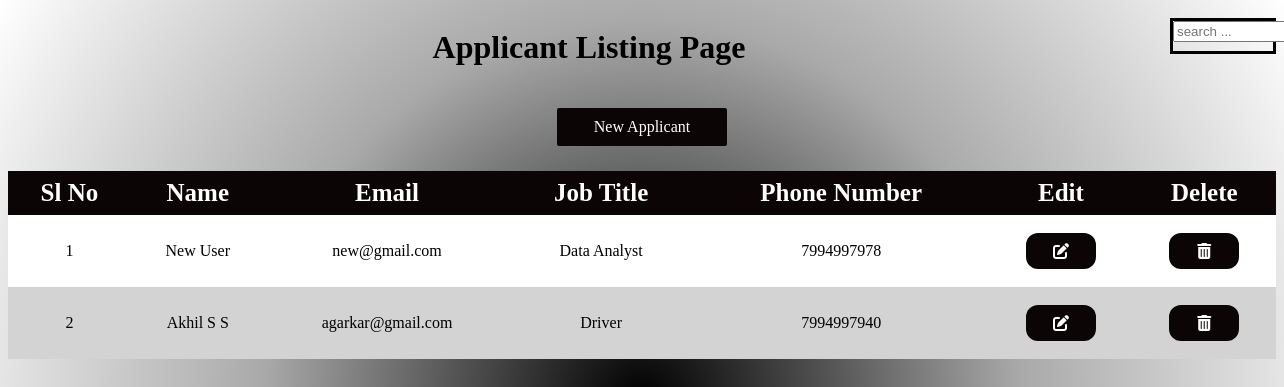
Screenshot of /jobapp/ with the database file from the repository.
### jobapp/models.py (models this page shows, shortened)
class JobApplicationModel(models.Model):
    GENDER_CHOICES = [
        ('male', 'Male'),
        ('female', 'Female'),
        ('others', 'Others'),
    ]
    JOB_TYPE_CHOICES = [
        ('','please select an option'),
        ('Software Engineer', 'Software Engineer'),
        ('Teacher', 'Teacher'),
        ('Driver', 'Driver'),
        ('Data Analyst', 'Data Analyst'),
        ('Cloud Engineer', 'Cloud Engineer'),
    ]
    EXPERIENCE_CHOICES = [
        ('','please select an option'),
        ('0-1 years', '0-1 years'),
        ('1-2 years', '1-2 years'),
        ('2-4 years', '2-4 years'),
        ('4-5 years', '4-5 years'),
        ('5+ years', '5+ years'),
    ]
    COUNTRY_CODE_CHOICES = [
        ('+91', '+91'),
        ('+7', '+7'),
    ]
    fullname = models.CharField(max_length=100,validators=[validate_fullname])
    email = models.EmailField(max_length=100,validators=[validate_email])
    dob = models.DateField(validators=[validate_Dob])
    phonenumber = models.CharField(max_length=15,validators=[validate_phone_number])
    gender = models.CharField(max_length=10, choices=GENDER_CHOICES,default=None)
    job_type = models.CharField(max_length=50, choices=JOB_TYPE_CHOICES,validators=[validate_job_type])
    experience_type = models.CharField(max_length=20, choices=EXPERIENCE_CHOICES,default=None,validators=[validate_experience_type])
    address = models.CharField(max_length=100)
    address2 = models.CharField(max_length=100)
    city = models.CharField(max_length=50)
    pincode = models.CharField(max_length=10)
    state = models.CharField(max_length=50)
    country = models.CharField(max_length=50,blank=True, null=True)
    countrycode = models.CharField(max_length=3, choices=COUNTRY_CODE_CHOICES, default='+91', blank=True, null=True)

### jobapp/views.py (the view)
# urls.py: path('', views.JobListView.as_view(), name='listing'),
class JobListView(ListView):
    model = JobApplicationModel
    template_name = 'Listing.html'
    context_object_name = 'data'
    ordering = ['-id'] #listing page ordering by LIFO principle

### jobapp/templates/Listing.html (shortened to what this page needs)
{% load static %}
<html>
<head>
    <link rel="stylesheet" href="{% static 'css/listing.css' %}">
</head>
<body>
     <link rel="stylesheet" href="https://cdnjs.cloudflare.com/ajax/libs/font-awesome/6.0.0/css/all.min.css">
     <div class="search">
     <input type=text placeholder="search ..." >
     </div>
    <div class="heading">
    <h1 >Applicant Listing Page</h1>
    </div>
        <a href="{% url 'newuser' %}" class="add-button"> New Applicant</a>
    <table>
        <thead>
            <tr>
                <th>Sl No</th>
                <th>Name</th>
                <th >Email</th>
                <th>Job Title</th>
                <th>Phone Number</th>
                <th>Edit</th>
                <th>Delete</th>
            </tr>
        </thead>
        <tbody>
            {% for j in data %}
            <tr>
                <td>{{forloop.counter}}</td>
                <td>{{ j.fullname }}</td>
                <td >{{ j.email }}</td>
                <td>{{j.job_type}}</td>
                <td>{{ j.phonenumber }}</td>
                <td><a href="{% url 'edit' j.id %}"><button class="edit-button"><i class="fas fa-edit"></i></button></a></td>
                <td><a href="{% url 'delete' j.id %}"><button class="delete-button"><i class="fas fa-trash-alt"></button></a></td>
            {% endfor %}
        </tbody>
    </table>
</body>
</html>

### jobapp/static/css/listing.css (style rules this page uses)
table { margin-top: 25px; width: 100%; border-collapse: collapse; }
body { background-image: radial-gradient(circle, black 0%, darkgray 50%, white 100%); }
th { text-align: center; padding: 8px; }
td { text-align: center; padding: 8px; }
th { background-color: #0c0505; color: #fff; font-size: 25px; font-style: normal; }
tr:nth-child(odd) { background-color: white; }
tr:nth-child(even) { background-color: lightgray; }
.add-button { background-color: #0c0505; color: #fff; border: none; padding: 10px; text-align: center; text-decoration: none; display: block; width: 150px; font-size: 16px; cursor: pointer; margin: 0 auto; border-radius: 2px; }
.edit-button, .delete-button { background-color: #0c0505; color: #fff; border: none; padding: 10px; justify-content: center; text-align: center; text-decoration: none; display: block; width: 70px; font-size: 16px; cursor: pointer; margin: 0 auto; border-radius: 12px; margin-top: 10px; margin-bottom: 10px; }
.heading { color: black; display: flex; justify-content: center; align-items: flex-start; text-align: center; height: 100px; }
a { text-decoration: none; color:black ; }
.search { width: 100px; height: 30px; float: right; margin-top: 10px; border: solid; }

### rows the page displays
JobApplicationModel: fullname "New User", email "new@gmail.com", job_type "Data Analyst", phonenumber "7994997978"
JobApplicationModel: fullname "Akhil S S", email "agarkar@gmail.com", job_type "Driver", phonenumber "7994997940"
